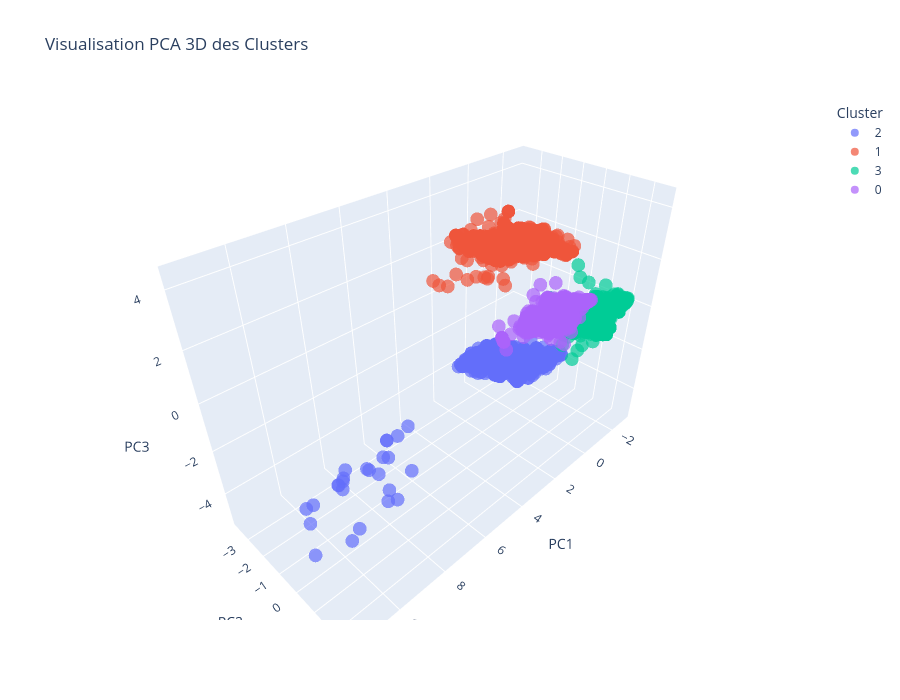

Notebook code cell kept with this figure:
### Markdown cell above
## Visualisation PCA 3D des Clusters

### Code cell
from sklearn.decomposition import PCA
pca_3d = PCA(n_components=3)
X_pca_3d = pca_3d.fit_transform(X_clust)
df_pca_3d = pd.DataFrame(X_pca_3d, columns=['PC1', 'PC2', 'PC3'])
df_pca_3d['Cluster'] = clusters.astype(str)
fig_3d = px.scatter_3d(df_pca_3d, x='PC1', y='PC2', z='PC3', color='Cluster',
    title='Visualisation PCA 3D des Clusters', height=700, opacity=0.7)
fig_3d.show()

### Figure 1 — Plotly figure (JSON) as saved in the notebook; plotly's stock layout.template omitted (floating-point values rounded to 4 significant figures; data arrays with more than 128 entries replaced by an {"elided": "..."} marker saying what was removed)
{"data": [{"hovertemplate": "Cluster=2<br>PC1=%{x}<br>PC2=%{y}<br>PC3=%{z}<extra></extra>", "legendgroup": "2", "marker": {"color": "#636efa", "opacity": 0.7, "symbol": "circle"}, "mode": "markers", "name": "2", "scene": "scene", "showlegend": true, "type": "scatter3d", "x": {"elided": "1801 float values"}, "y": {"elided": "1801 float values"}, "z": {"elided": "1801 float values"}}, {"hovertemplate": "Cluster=1<br>PC1=%{x}<br>PC2=%{y}<br>PC3=%{z}<extra></extra>", "legendgroup": "1", "marker": {"color": "#EF553B", "opacity": 0.7, "symbol": "circle"}, "mode": "markers", "name": "1", "scene": "scene", "showlegend": true, "type": "scatter3d", "x": {"elided": "1599 float values"}, "y": {"elided": "1599 float values"}, "z": {"elided": "1599 float values"}}, {"hovertemplate": "Cluster=3<br>PC1=%{x}<br>PC2=%{y}<br>PC3=%{z}<extra></extra>", "legendgroup": "3", "marker": {"color": "#00cc96", "opacity": 0.7, "symbol": "circle"}, "mode": "markers", "name": "3", "scene": "scene", "showlegend": true, "type": "scatter3d", "x": {"elided": "1644 float values"}, "y": {"elided": "1644 float values"}, "z": {"elided": "1644 float values"}}, {"hovertemplate": "Cluster=0<br>PC1=%{x}<br>PC2=%{y}<br>PC3=%{z}<extra></extra>", "legendgroup": "0", "marker": {"color": "#ab63fa", "opacity": 0.7, "symbol": "circle"}, "mode": "markers", "name": "0", "scene": "scene", "showlegend": true, "type": "scatter3d", "x": {"elided": "1946 float values"}, "y": {"elided": "1946 float values"}, "z": {"elided": "1946 float values"}}], "layout": {"height": 700, "legend": {"title": {"text": "Cluster"}, "tracegroupgap": 0}, "scene": {"domain": {"x": [0, 1], "y": [0, 1]}, "xaxis": {"title": {"text": "PC1"}}, "yaxis": {"title": {"text": "PC2"}}, "zaxis": {"title": {"text": "PC3"}}}, "title": {"text": "Visualisation PCA 3D des Clusters"}}}
